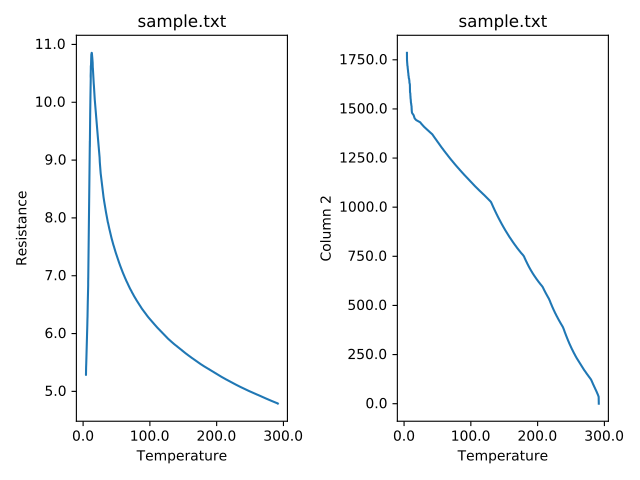

Here is the Python script that generated this plot:
"""Independent sub plots for multiple y data."""
from Stoner import Data
p=Data("sample.txt",setas="xyy")
# Quick plot
p.plot(multiple="subplots")
#Helps to fix layout !
p.tight_layout()
